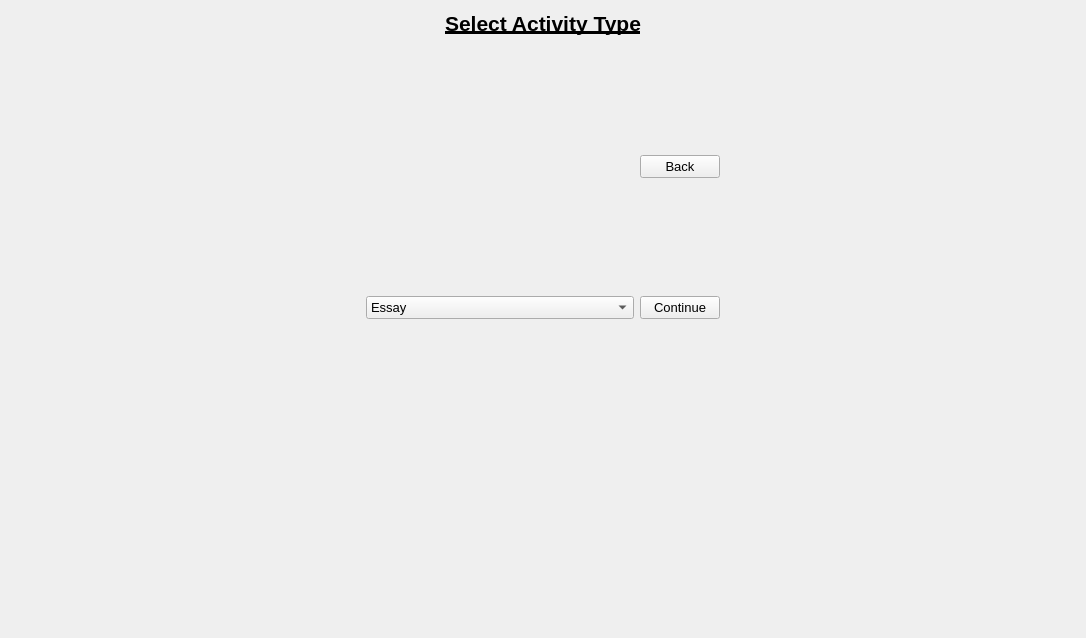
<?xml version="1.0" encoding="UTF-8"?>
<ui version="4.0">
 <class>activitytypeselectionscreen</class>
 <widget class="QWidget" name="activitytypeselectionscreen">
  <property name="geometry">
   <rect>
    <x>0</x>
    <y>0</y>
    <width>1086</width>
    <height>638</height>
   </rect>
  </property>
  <property name="windowTitle">
   <string>Form</string>
  </property>
  <layout class="QGridLayout" name="gridLayout">
   <item row="0" column="1">
    <layout class="QVBoxLayout" name="verticalLayout">
     <item>
      <widget class="QLabel" name="SelectActivitTypeText">
       <property name="font">
        <font>
         <pointsize>16</pointsize>
         <weight>75</weight>
         <bold>true</bold>
         <underline>true</underline>
        </font>
       </property>
       <property name="text">
        <string>Select Activity Type</string>
       </property>
       <property name="alignment">
        <set>Qt::AlignCenter</set>
       </property>
      </widget>
     </item>
     <item>
      <spacer name="verticalSpacer_2">
       <property name="orientation">
        <enum>Qt::Vertical</enum>
       </property>
       <property name="sizeHint" stdset="0">
        <size>
         <width>20</width>
         <height>40</height>
        </size>
       </property>
      </spacer>
     </item>
     <item>
      <layout class="QHBoxLayout" name="horizontalLayout">
       <item>
        <spacer name="horizontalSpacer">
         <property name="orientation">
          <enum>Qt::Horizontal</enum>
         </property>
         <property name="sizeHint" stdset="0">
          <size>
           <width>40</width>
           <height>20</height>
          </size>
         </property>
        </spacer>
       </item>
       <item>
        <widget class="QPushButton" name="backButton">
         <property name="font">
          <font>
           <pointsize>10</pointsize>
          </font>
         </property>
         <property name="focusPolicy">
          <enum>Qt::ClickFocus</enum>
         </property>
         <property name="text">
          <string>Back</string>
         </property>
        </widget>
       </item>
      </layout>
     </item>
     <item>
      <spacer name="verticalSpacer_3">
       <property name="orientation">
        <enum>Qt::Vertical</enum>
       </property>
       <property name="sizeHint" stdset="0">
        <size>
         <width>20</width>
         <height>40</height>
        </size>
       </property>
      </spacer>
     </item>
     <item>
      <layout class="QHBoxLayout" name="horizontalLayout_2">
       <item>
        <widget class="QComboBox" name="comboBox">
         <property name="sizePolicy">
          <sizepolicy hsizetype="Expanding" vsizetype="Fixed">
           <horstretch>0</horstretch>
           <verstretch>0</verstretch>
          </sizepolicy>
         </property>
         <property name="minimumSize">
          <size>
           <width>0</width>
           <height>0</height>
          </size>
         </property>
         <property name="font">
          <font>
           <pointsize>10</pointsize>
          </font>
         </property>
         <item>
          <property name="text">
           <string>Essay</string>
          </property>
         </item>
         <item>
          <property name="text">
           <string>Multiple Choice</string>
          </property>
         </item>
         <item>
          <property name="text">
           <string>Problem Set</string>
          </property>
         </item>
         <item>
          <property name="text">
           <string>Programming</string>
          </property>
         </item>
        </widget>
       </item>
       <item>
        <widget class="QPushButton" name="SelectButton">
         <property name="minimumSize">
          <size>
           <width>0</width>
           <height>0</height>
          </size>
         </property>
         <property name="font">
          <font>
           <pointsize>10</pointsize>
          </font>
         </property>
         <property name="focusPolicy">
          <enum>Qt::ClickFocus</enum>
         </property>
         <property name="text">
          <string>Continue</string>
         </property>
        </widget>
       </item>
      </layout>
     </item>
    </layout>
   </item>
   <item row="0" column="0">
    <spacer name="horizontalSpacer_2">
     <property name="orientation">
      <enum>Qt::Horizontal</enum>
     </property>
     <property name="sizeHint" stdset="0">
      <size>
       <width>40</width>
       <height>20</height>
      </size>
     </property>
    </spacer>
   </item>
   <item row="1" column="1">
    <spacer name="verticalSpacer">
     <property name="orientation">
      <enum>Qt::Vertical</enum>
     </property>
     <property name="sizeHint" stdset="0">
      <size>
       <width>20</width>
       <height>40</height>
      </size>
     </property>
    </spacer>
   </item>
   <item row="0" column="2">
    <spacer name="horizontalSpacer_3">
     <property name="orientation">
      <enum>Qt::Horizontal</enum>
     </property>
     <property name="sizeHint" stdset="0">
      <size>
       <width>40</width>
       <height>20</height>
      </size>
     </property>
    </spacer>
   </item>
  </layout>
 </widget>
 <resources/>
 <connections/>
</ui>
